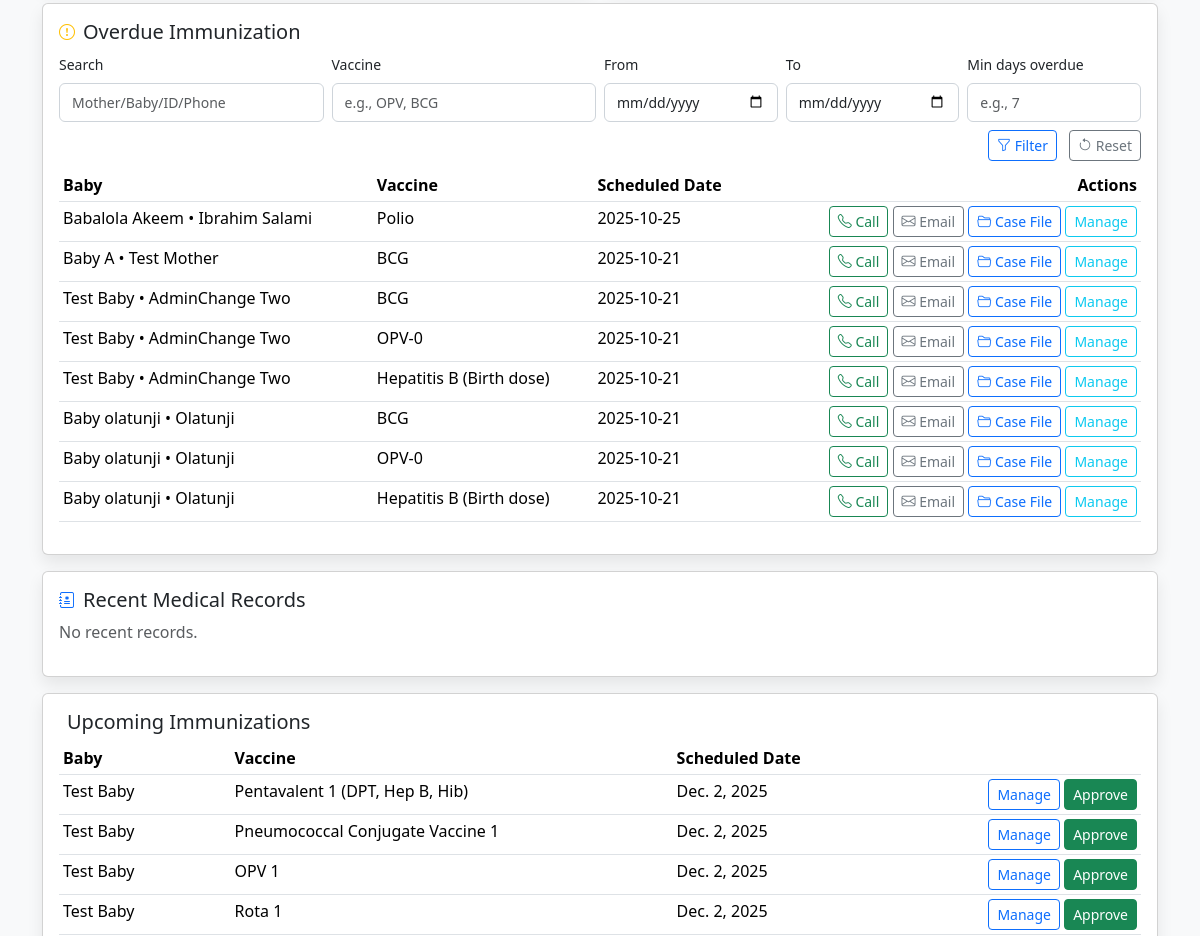
The app's page /dashboard/doctor/ (signed in, middle part), older data.
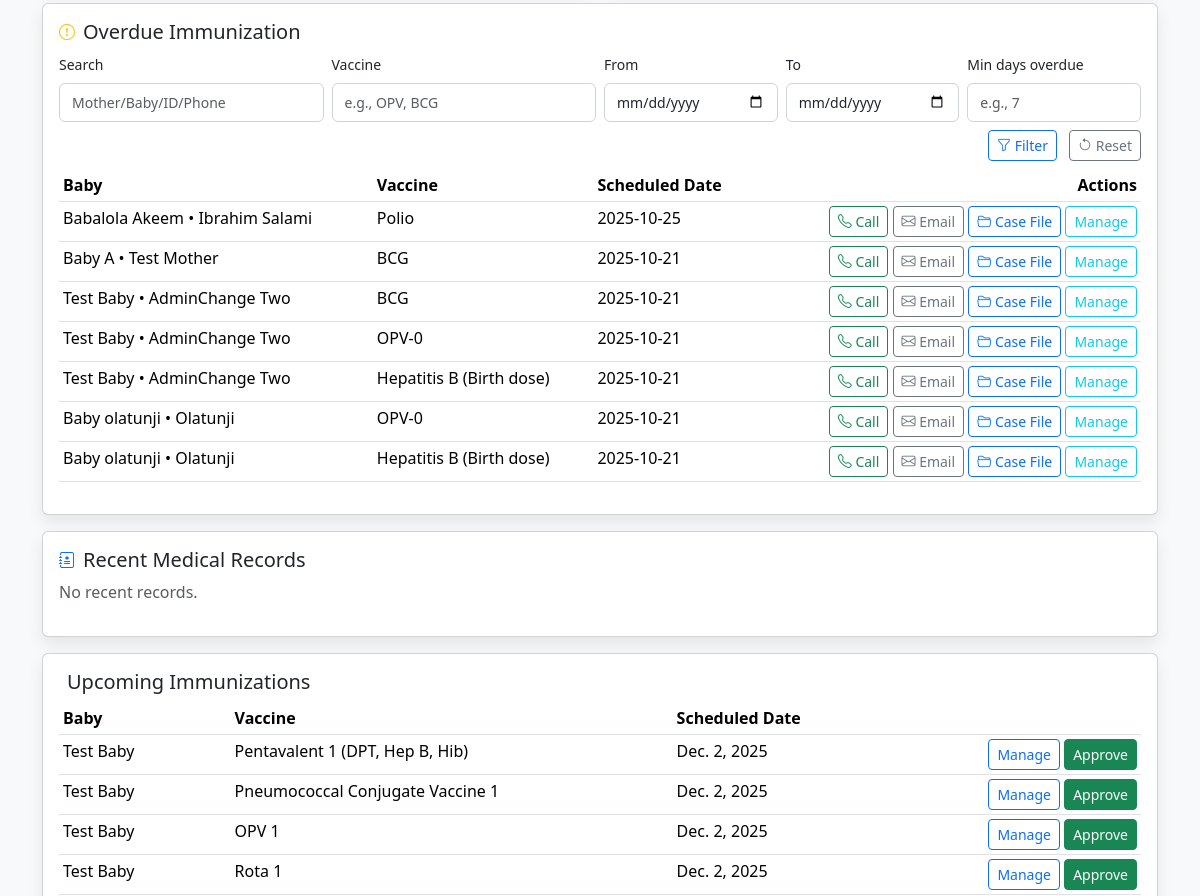
The same page, newer data.
### immunization/models.py (models this page shows, shortened)
class ImmunizationSchedule(models.Model):
    STATUS_CHOICES = (
        ('DUE', 'Pending'),  # display "Pending" for patient-facing UI
        ('DONE', 'Done'),
        ('MISSED', 'Missed'),
    )
    baby = models.ForeignKey(BabyProfile, on_delete=models.CASCADE, related_name='immunizations')
    vaccine_name = models.CharField(max_length=100)
    scheduled_date = models.DateField()
    status = models.CharField(max_length=10, choices=STATUS_CHOICES, default='DUE')
    notes = models.TextField(blank=True)
    date_completed = models.DateField(blank=True, null=True)
    visible_to_mother = models.BooleanField(default=False)
    approved_by = models.ForeignKey(USER_MODEL, on_delete=models.SET_NULL, null=True, blank=True, related_name='approved_immunizations')
    approved_at = models.DateTimeField(null=True, blank=True)
    administered_by = models.ForeignKey(USER_MODEL, on_delete=models.SET_NULL, null=True, blank=True, related_name='administered_immunizations')
    administered_at = models.DateTimeField(null=True, blank=True)
    batch_number = models.CharField(max_length=120, blank=True)
    manufacturer = models.CharField(max_length=120, blank=True)
    administration_site = models.CharField(max_length=64, blank=True, help_text='e.g., Left Arm, Right Thigh')
    post_observation_notes = models.TextField(blank=True)
    rescheduled_for = models.DateField(null=True, blank=True)
    reschedule_reason = models.CharField(max_length=200, blank=True)

### patients/models.py (models this page shows, shortened)
class BabyProfile(models.Model):
    mother = models.ForeignKey(MotherProfile, on_delete=models.CASCADE, related_name='babies')
    name = models.CharField(max_length=255)
    hospital_id = models.CharField(max_length=20, unique=True, blank=True, null=True)
    gender = models.CharField(max_length=20, blank=True)
    date_of_birth = models.DateField()
    weight_kg = models.DecimalField(max_digits=5, decimal_places=2, null=True, blank=True)
    height_cm = models.DecimalField(max_digits=5, decimal_places=2, null=True, blank=True)
    apgar_score = models.CharField(max_length=20, blank=True)
    blood_type = models.CharField(max_length=10, blank=True)
    registered_by = models.ForeignKey(settings.AUTH_USER_MODEL, on_delete=models.SET_NULL, null=True, blank=True)
    created_at = models.DateTimeField(auto_now_add=True)

class MotherProfile(models.Model):
    user = models.OneToOneField(settings.AUTH_USER_MODEL, on_delete=models.CASCADE, related_name='mother_profile')
    member_id = models.CharField(max_length=20, unique=True, blank=True, null=True)
    full_name = models.CharField(max_length=255)
    age = models.PositiveIntegerField(null=True, blank=True)
    address = models.TextField(blank=True)
    phone_number = models.CharField(max_length=20, blank=True)
    marital_status = models.CharField(max_length=50, blank=True)
    occupation = models.CharField(max_length=100, blank=True)
    profile_picture = models.ImageField(upload_to='profiles/', null=True, blank=True)
    blood_type = models.CharField(max_length=10, blank=True)
    allergies = models.TextField(blank=True)
    previous_pregnancies = models.TextField(blank=True)
    existing_conditions = models.TextField(blank=True)
    emergency_contact = models.CharField(max_length=255, blank=True)
    created_at = models.DateTimeField(auto_now_add=True)
    updated_at = models.DateTimeField(auto_now=True)

### doctors/views.py (the view, shortened to what this page needs)
# urls.py: path('dashboard/', dashboard_router, name='dashboard'),
@role_required('DOCTOR')
def dashboard(request):
    now = timezone.now()
    upcoming_appointments = Appointment.objects.filter(
        doctor=request.user, status='SCHEDULED', scheduled_at__gte=now
    ).order_by('scheduled_at')[:10]
    upcoming_immunizations = Appointment.objects.filter(
        doctor=request.user, status='SCHEDULED', scheduled_at__gte=now
    ).order_by('scheduled_at')[:10]
    upcoming_immunizations_all = ImmunizationSchedule.objects.filter(status='DUE', scheduled_date__gte=now.date()).order_by('scheduled_date')[:10]
    today_items = ImmunizationSchedule.objects.select_related('baby', 'baby__mother').filter(scheduled_date=now.date()).order_by('baby__name', 'vaccine_name')
    today = now.date()
    overdue_qs = ImmunizationSchedule.objects.select_related('baby', 'baby__mother').filter(
        status='DUE', scheduled_date__lt=today
    )
    over_q = (request.GET.get('over_q') or '').strip()
    over_vaccine = (request.GET.get('over_vaccine') or '').strip()
    over_start = (request.GET.get('over_start') or '').strip()
    over_end = (request.GET.get('over_end') or '').strip()
    over_days = (request.GET.get('over_days') or '').strip()
    if over_vaccine:
        overdue_qs = overdue_qs.filter(vaccine_name__icontains=over_vaccine)
    try:
        if over_start:
            overdue_qs = overdue_qs.filter(scheduled_date__gte=date.fromisoformat(over_start))
    except Exception:
        pass
    try:
        if over_end:
            overdue_qs = overdue_qs.filter(scheduled_date__lte=date.fromisoformat(over_end))
    except Exception:
        pass
    try:
        if over_days:
            days_int = int(over_days)
            cutoff = today - timezone.timedelta(days=days_int)
            overdue_qs = overdue_qs.filter(scheduled_date__lte=cutoff)
    except Exception:
        pass
    overdue_schedules = overdue_qs.order_by('-scheduled_date')
    missed_qs = ImmunizationSchedule.objects.select_related('baby', 'baby__mother').filter(status='MISSED')
    miss_q = (request.GET.get('miss_q') or '').strip()
    miss_vaccine = (request.GET.get('miss_vaccine') or '').strip()
    miss_start = (request.GET.get('miss_start') or '').strip()
    miss_end = (request.GET.get('miss_end') or '').strip()
    miss_days = (request.GET.get('miss_days') or '').strip()
    if miss_vaccine:
        missed_qs = missed_qs.filter(vaccine_name__icontains=miss_vaccine)
    try:
        if miss_start:
            missed_qs = missed_qs.filter(scheduled_date__gte=date.fromisoformat(miss_start))
    except Exception:
        pass
    try:
        if miss_end:
            missed_qs = missed_qs.filter(scheduled_date__lte=date.fromisoformat(miss_end))
    except Exception:
        pass
    try:
        if miss_days:
            days_int = int(miss_days)
            cutoff = today - timezone.timedelta(days=days_int)
            missed_qs = missed_qs.filter(scheduled_date__lte=cutoff)
    except Exception:
        pass
    missed_schedules = missed_qs.order_by('-scheduled_date')
    alert_queue = DangerSignReport.objects.filter(
        assigned_doctor=request.user, status='NEW'
    ).order_by('-created_at')[:10]
    recent_records = MedicalRecord.objects.filter(
        doctor=request.user
    ).order_by('-created_at')[:5]
    range_key = (request.GET.get('range') or 'today').lower()
    vaccine = request.GET.get('vaccine') or None
    doc_immunization_perf = get_immunization_stats(range_key, vaccine)
    context = {
        'upcoming_appointments': upcoming_immunizations,
        'upcoming_immunizations_all': upcoming_immunizations_all,
        'overdue_schedules': overdue_schedules,
        'alert_queue': alert_queue,
        'recent_records': recent_records,
        'doc_immunization_perf': doc_immunization_perf,
        'today_immunizations': today_items,
        'missed_schedules': missed_schedules,
    }
    return render(request, 'doctors/dashboard.html', context)

### admin_dashboard/views.py (called while the page is built)
def _get_range_dates(range_key: str, today):
    range_key = (range_key or 'today').lower()
    if range_key == 'week':
        start = today - timezone.timedelta(days=today.weekday())
        end = start + timezone.timedelta(days=6)
        label = 'this week'
    elif range_key == 'month':
        start = today.replace(day=1)
        end = today
        label = 'this month'
    else:
        start = today
        end = today
        label = 'today'
    return start, end, label

### templates/doctors/dashboard.html (shortened to what the changed rows need)
{% extends "base.html" %}
{% block content %}
  <div class="row g-3">
    <div class="col-12">
      <div class="card card-shadow">
        <div class="card-body">
          {% if overdue_schedules %}
            <div class="table-responsive">
              <table class="table table-sm">
                <thead>
                  <tr>
                    <th>Baby</th>
                    <th>Vaccine</th>
                    <th>Scheduled Date</th>
                    <th class="text-end">Actions</th>
                  </tr>
                </thead>
                <tbody>
                  {% for s in overdue_schedules %}
                    <tr>
                      <td>{{ s.baby.name }} • {{ s.baby.mother.full_name }}</td>
                      <td>{{ s.vaccine_name }}</td>
                      <td>{{ s.scheduled_date|date:"Y-m-d" }}</td>
                      <td class="text-end">
                        {% if s.baby.mother.phone_number %}
                          <a class="btn btn-sm btn-outline-success" href="tel:{{ s.baby.mother.phone_number }}"><i class="bi bi-telephone"></i> Call</a>
                        {% endif %}
                        {% if s.baby.mother.user and s.baby.mother.user.email %}
                          <a class="btn btn-sm btn-outline-secondary" href="mailto:{{ s.baby.mother.user.email }}?subject=Overdue%20{{ s.vaccine_name }}&body=Dear%20{{ s.baby.mother.full_name }},%20{{ s.vaccine_name }}%20for%20{{ s.baby.name }}%20was%20scheduled%20on%20{{ s.scheduled_date|date:'Y-m-d' }}%20and%20is%20now%20overdue."><i class="bi bi-envelope"></i> Email</a>
                        {% endif %}
                        <a class="btn btn-sm btn-outline-primary" href="{% url 'casefiles_open' s.baby.mother.id %}"><i class="bi bi-folder2-open"></i> Case File</a>
                        <a class="btn btn-sm btn-outline-info" href="{% url 'immunization_manage_baby' s.baby.id %}"> Manage</a>
                      </td>
                    </tr>
                  {% endfor %}
                </tbody>
              </table>
            </div>
          {% else %}
            <p class="text-muted">No overdue immunizations.</p>
          {% endif %}
        </div>
      </div>
    </div>
    <div class="col-12">
      <div class="card card-shadow">
        <div class="card-body">
          {% if upcoming_immunizations_all %}
            <div class="table-responsive">
              <table class="table table-sm">
                <thead>
                  <tr>
                    <th>Baby</th>
                    <th>Vaccine</th>
                    <th>Scheduled Date</th>
                    <th></th>
                  </tr>
                </thead>
                <tbody>
                  {% for s in upcoming_immunizations_all %}
                    <tr>
                      <td>{{ s.baby.name }}</td>
                      <td>{{ s.vaccine_name }}</td>
                      <td>{{ s.scheduled_date }}</td>
                      <td class="text-end">
                        <a href="{% url 'immunization_manage_baby' s.baby.id %}" class="btn btn-outline-primary btn-sm">Manage</a>
                        <a href="{% url 'immunization_approve' s.baby.id %}" class="btn btn-success btn-sm">Approve</a>
                      </td>
                    </tr>
                  {% endfor %}
                </tbody>
              </table>
            </div>
          {% else %}
            <p class="text-muted">No upcoming immunizations.</p>
          {% endif %}
        </div>
      </div>
    </div>
  </div>
{% endblock %}

Row changes from the older to the newer data that the page shows:
no longer on this page (row edited): ImmunizationSchedule: baby.name "Baby olatunji", baby.mother.full_name "Olatunji", vaccine_name "BCG", scheduled_date "2025-10-21", shown under "Overdue Immunization"
